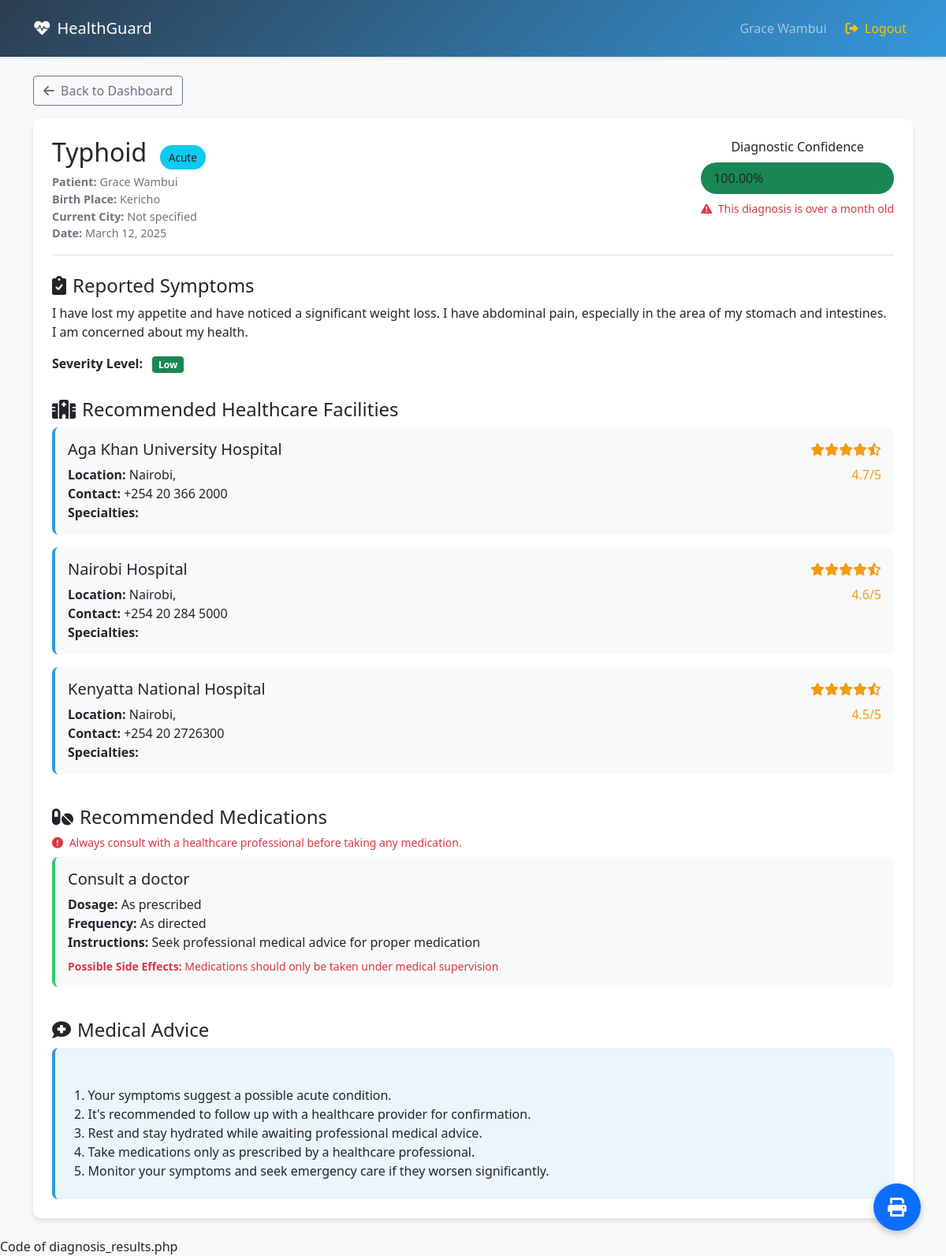
/test.php?id=2 (signed in), run on the app's committed database.
### tables this page shows
CREATE TABLE `patients` (
  `id` int(11) NOT NULL,
  `fname` varchar(50) NOT NULL,
  `lname` varchar(50) NOT NULL,
  `gender` enum('male','female','other') NOT NULL,
  `email` varchar(100) NOT NULL,
  `contact` varchar(20) DEFAULT NULL,
  `password` varchar(255) NOT NULL,
  `date_of_birth` date NOT NULL,
  `birth_place` varchar(100) NOT NULL,
  `currentcity` varchar(100) NOT NULL,
  `age` int(11) NOT NULL,
  `religion` varchar(100) DEFAULT NULL,
  `registration_date` timestamp NOT NULL DEFAULT current_timestamp(),
  `reset_token` varchar(64) DEFAULT NULL,
  `reset_expires` datetime DEFAULT NULL
);

CREATE TABLE `diagnoses` (
  `id` int(11) NOT NULL,
  `patient_id` int(11) NOT NULL,
  `diagnosis_date` datetime NOT NULL DEFAULT current_timestamp(),
  `condition_name` varchar(255) NOT NULL,
  `condition_category` varchar(50) NOT NULL,
  `severity_level` varchar(50) NOT NULL,
  `symptoms` text NOT NULL,
  `recommendations` text DEFAULT NULL,
  `confidence` float DEFAULT NULL
);

CREATE TABLE `diagnosis_hospitals` (
  `id` int(11) NOT NULL,
  `diagnosis_id` int(11) NOT NULL,
  `hospital_name` varchar(255) NOT NULL,
  `specialties` text DEFAULT NULL,
  `location` varchar(255) DEFAULT NULL,
  `county` varchar(100) DEFAULT NULL,
  `contact` varchar(100) DEFAULT NULL,
  `rating` float DEFAULT NULL
);

CREATE TABLE `diagnosis_medications` (
  `id` int(11) NOT NULL,
  `diagnosis_id` int(11) NOT NULL,
  `medication_name` varchar(255) NOT NULL,
  `dosage` varchar(100) DEFAULT NULL,
  `instructions` text DEFAULT NULL,
  `frequency` varchar(100) DEFAULT NULL,
  `side_effects` text DEFAULT NULL
);

### DiagnosisHandler.php (called while the page is built, shortened)
<?php
class DiagnosisHandler {
    private $con;
    public function __construct($connection) {
        $this->con = $connection;
    }
    public function getDiagnosis($diagnosis_id, $patient_id = null) {
        $query = "SELECT * FROM diagnoses WHERE id = ?";
        $params = ["i", $diagnosis_id];
        if ($patient_id !== null) {
            $query .= " AND patient_id = ?";
            $params = ["ii", $diagnosis_id, $patient_id];
        }
        $stmt = $this->con->prepare($query);
        $stmt->bind_param(...$params);
        $stmt->execute();
        $result = $stmt->get_result();
        return $result->fetch_assoc();
    }
    public function getDiagnosisHospitals($diagnosis_id) {
        $query = "SELECT * FROM diagnosis_hospitals WHERE diagnosis_id = ? ORDER BY rating DESC";
        $stmt = $this->con->prepare($query);
        $stmt->bind_param("i", $diagnosis_id);
        $stmt->execute();
        $result = $stmt->get_result();
        return $result->fetch_all(MYSQLI_ASSOC);
    }
    public function getDiagnosisMedications($diagnosis_id) {
        $query = "SELECT * FROM diagnosis_medications WHERE diagnosis_id = ?";
        $stmt = $this->con->prepare($query);
        $stmt->bind_param("i", $diagnosis_id);
        $stmt->execute();
        $result = $stmt->get_result();
        return $result->fetch_all(MYSQLI_ASSOC);
    }
    public function getPatient($patient_id) {
        $query = "SELECT * FROM patients WHERE id = ?";
        $stmt = $this->con->prepare($query);
        $stmt->bind_param("i", $patient_id);
        $stmt->execute();
        $result = $stmt->get_result();
        return $result->fetch_assoc();
    }
}
?>

### test.php (the view, shortened to what this page needs)
<?php
require_once 'DiagnosisHandler.php';
$diagnosis_id = $_GET['id'];
$patient_id = $_SESSION['id'];
$con = mysqli_connect("localhost", "root", "", "medical");
$diagnosisHandler = new DiagnosisHandler($con);
$diagnosis = $diagnosisHandler->getDiagnosis($diagnosis_id, $patient_id);
$patient = $diagnosisHandler->getPatient($patient_id);
$hospitals = $diagnosisHandler->getDiagnosisHospitals($diagnosis_id);
$medications = $diagnosisHandler->getDiagnosisMedications($diagnosis_id);
$diagnosis_date = new DateTime($diagnosis['diagnosis_date']);
$now = new DateTime();
$interval = $now->diff($diagnosis_date);
$days_old = $interval->days;
?>
<!DOCTYPE html>
<html lang="en">
<head>
    <link href="https://cdn.jsdelivr.net/npm/bootstrap@5.1.3/dist/css/bootstrap.min.css" rel="stylesheet">
    <link rel="stylesheet" href="https://cdnjs.cloudflare.com/ajax/libs/font-awesome/6.0.0/css/all.min.css">
</head>
<body>
    <nav class="navbar navbar-expand-lg navbar-dark">
        <div class="container">
            <a class="navbar-brand" href="#">
                <i class="fas fa-heartbeat me-2"></i>HealthGuard
            </a>
            <div class="collapse navbar-collapse" id="navbarNav">
                <div class="navbar-nav ms-auto">
                    <span class="navbar-text me-3">
                        <?php echo htmlspecialchars($patient['fname'] . ' ' . $patient['lname']); ?>
                    </span>
                    <a href="logout.php" class="nav-link text-warning">
                        <i class="fas fa-sign-out-alt me-1"></i> Logout
                    </a>
                </div>
            </div>
        </div>
    </nav>
    <div class="container mt-4">
        <div class="row mb-3">
            <div class="col-md-12">
                <a href="welcome.php" class="btn btn-outline-secondary btn-back">
                    <i class="fas fa-arrow-left me-2"></i>Back to Dashboard
                </a>
            </div>
        </div>
        <div class="row">
            <div class="col-md-12">
                <div class="diagnosis-card">
                    <div class="result-header">
                        <div>
                            <h2 class="mb-2">
                                <?php echo htmlspecialchars($diagnosis['condition_name']); ?>
                                <span class="category-badge bg-<?php echo ($diagnosis['condition_category'] === 'Chronic') ? 'warning' : 'info'; ?>">
                                    <?php echo htmlspecialchars($diagnosis['condition_category']); ?>
                                </span>
                            </h2>
                            <div class="patient-info">
                                <div><strong>Patient:</strong> <?php echo htmlspecialchars($patient['fname'] . ' ' . $patient['lname']); ?></div>
                                <div><strong>Birth Place:</strong> <?php echo htmlspecialchars($patient['birth_place'] ?? 'Not specified'); ?></div>
                                <div><strong>Current City:</strong> <?php echo htmlspecialchars($patient['current_city'] ?? 'Not specified'); ?></div>
                                <div><strong>Date:</strong> <?php echo date('F j, Y', strtotime($diagnosis['diagnosis_date'])); ?></div>
                            </div>
                        </div>
                        <div>
                            <div class="text-center mb-2">Diagnostic Confidence</div>
                            <div class="confidence-badge bg-<?php echo ($diagnosis['confidence'] > 80) ? 'success' : (($diagnosis['confidence'] > 60) ? 'warning' : 'danger'); ?>">
                                <?php echo number_format($diagnosis['confidence'], 2); ?>%
                            </div>
                            <?php if ($days_old > 30): ?>
                                <div class="mt-2 text-danger small">
                                    <i class="fas fa-exclamation-triangle me-1"></i> This diagnosis is over a month old
                                </div>
                            <?php endif; ?>
                        </div>
                    </div>
                    <div class="row mb-4">
                        <div class="col-md-12">
                            <h4><i class="fas fa-clipboard-check me-2"></i>Reported Symptoms</h4>
                            <p><?php echo nl2br(htmlspecialchars($diagnosis['symptoms'])); ?></p>
                            <div class="severity-indicator mb-2">
                                <strong>Severity Level:</strong>
                                <span class="badge bg-<?php echo strtolower($diagnosis['severity_level']) === 'high' ? 'danger' : (strtolower($diagnosis['severity_level']) === 'medium' ? 'warning' : 'success'); ?> ms-2">
                                    <?php echo htmlspecialchars($diagnosis['severity_level']); ?>
                                </span>
                            </div>
                        </div>
                    </div>
                    <div class="row mb-4">
                        <div class="col-md-12">
                            <h4><i class="fas fa-hospital me-2"></i>Recommended Healthcare Facilities</h4>
                            <?php if (empty($hospitals)): ?>
                                <p class="text-muted">No specific healthcare facilities recommended.</p>
                            <?php else: ?>
                                <?php foreach ($hospitals as $hospital): ?>
                                    <div class="hospital-card">
                                        <div class="row">
                                            <div class="col-md-8">
                                                <h5><?php echo htmlspecialchars($hospital['hospital_name']); ?></h5>
                                                <div><strong>Location:</strong> <?php echo htmlspecialchars($hospital['location'] . ', ' . $hospital['county']); ?></div>
                                                <div><strong>Contact:</strong> <?php echo htmlspecialchars($hospital['contact']); ?></div>
                                                <div><strong>Specialties:</strong> <?php echo htmlspecialchars(str_replace(';', ', ', $hospital['specialties'])); ?></div>
                                            </div>
                                            <div class="col-md-4 text-end">
                                                <div class="star-rating">
                                                    <?php
                                                    $rating = floatval($hospital['rating']);
                                                    for ($i = 1; $i <= 5; $i++) {
                                                        if ($i <= $rating) {
                                                            echo '<i class="fas fa-star"></i>';
                                                        } elseif ($i - 0.5 <= $rating) {
                                                            echo '<i class="fas fa-star-half-alt"></i>';
                                                        } else {
                                                            echo '<i class="far fa-star"></i>';
                                                        }
                                                    }
                                                    ?>
                                                    <div class="mt-2"><?php echo number_format($hospital['rating'], 1); ?>/5</div>
                                                </div>
                                            </div>
                                        </div>
                                    </div>
                                <?php endforeach; ?>
                            <?php endif; ?>
                        </div>
                    </div>
                    <div class="row mb-4">
                        <div class="col-md-12">
                            <h4><i class="fas fa-pills me-2"></i>Recommended Medications</h4>
                            <div class="small text-danger mb-2">
                                <i class="fas fa-exclamation-circle me-1"></i> Always consult with a healthcare professional before taking any medication.
                            </div>
                            <?php if (empty($medications)): ?>
                                <p class="text-muted">No specific medications recommended.</p>
                            <?php else: ?>
                                <?php foreach ($medications as $medication): ?>
                                    <div class="medication-card">
                                        <h5><?php echo htmlspecialchars($medication['medication_name']); ?></h5>
                                        <div><strong>Dosage:</strong> <?php echo htmlspecialchars($medication['dosage']); ?></div>
                                        <div><strong>Frequency:</strong> <?php echo htmlspecialchars($medication['frequency']); ?></div>
                                        <div><strong>Instructions:</strong> <?php echo htmlspecialchars($medication['instructions']); ?></div>
                                        <div class="mt-2 text-danger small">
                                            <strong>Possible Side Effects:</strong> <?php echo htmlspecialchars($medication['side_effects']); ?>
                                        </div>
                                    </div>
                                <?php endforeach; ?>
                            <?php endif; ?>
                        </div>
                    </div>
                    <div class="row">
                        <div class="col-md-12">
                            <h4><i class="fas fa-comment-medical me-2"></i>Medical Advice</h4>
                            <div class="advice-card">
                                <p class="mb-0"><?php echo nl2br(htmlspecialchars($diagnosis['recommendations'])); ?></p>
                            </div>
                        </div>
                    </div>
                </div>
            </div>
        </div>
    </div>
    <button onclick="window.print()" class="btn btn-primary print-btn">
        <i class="fas fa-print"></i>
    </button>
</body>
</html>

### test.php (style rules this page uses)
:root { --primary-color: #2c3e50; --secondary-color: #3498db; --accent-color: #e74c3c; --success-color: #2ecc71; --warning-color: #f39c12; --danger-color: #e74c3c; }
body { background-color: #f8f9fa; font-family: 'Segoe UI', Tahoma, Geneva, Verdana, sans-serif; }
.navbar { background: linear-gradient(135deg, var(--primary-color), var(--secondary-color)); padding: 1rem 0; box-shadow: 0 2px 4px rgba(0,0,0,0.1); }
.diagnosis-card { background: white; border-radius: 10px; padding: 1.5rem; margin-bottom: 1.5rem; box-shadow: 0 4px 6px rgba(0,0,0,0.1); }
.result-header { display: flex; justify-content: space-between; align-items: flex-start; margin-bottom: 1.5rem; padding-bottom: 1rem; border-bottom: 1px solid #dee2e6; }
.confidence-badge { font-size: 1rem; padding: 0.5rem 1rem; border-radius: 20px; }
.hospital-card { border-radius: 8px; border-left: 4px solid var(--secondary-color); padding: 1rem; margin-bottom: 1rem; background-color: #f8f9fa; }
.medication-card { border-radius: 8px; border-left: 4px solid var(--success-color); padding: 1rem; margin-bottom: 1rem; background-color: #f8f9fa; }
.advice-card { background-color: rgba(52, 152, 219, 0.1); border-left: 4px solid var(--secondary-color); padding: 1.5rem; border-radius: 8px; }
.category-badge { padding: 0.35rem 0.7rem; border-radius: 20px; font-size: 0.85rem; margin-left: 0.5rem; }
.patient-info { font-size: 0.9rem; color: #6c757d; }
.star-rating { color: #f39c12; }
.print-btn { position: fixed; bottom: 2rem; right: 2rem; border-radius: 50%; width: 60px; height: 60px; display: flex; align-items: center; justify-content: center; font-size: 1.5rem; box-shadow: 0 4px 10px rgba(0,0,0,0.2); }

### data on the page
patients: fname+lname "Grace Wambui", birth_place "Kericho", currentcity "Not specified"
diagnoses: condition_name "Typhoid", condition_category "Acute", diagnosis_date "March 12, 2025", confidence "100.00", symptoms "I have lost my appetite and have noticed a significant weight loss. I have abdominal pain, especially in the area of my stomach and intestines. I am concerned about my health.", severity_level "Low", recommendations "1. Your symptoms suggest a possible acute condition. 2. It's recommended to follow up with a healthcare provider for confirmation. 3. Rest and stay hydrated while awaiting professional medical advice. 4. Take medications only as prescribed by a healthcare professional. 5. Monitor your symptoms and seek emergency care if they worsen significantly."
diagnosis_hospitals: hospital_name "Aga Khan University Hospital", location+county "Nairobi,", contact "+254 20 366 2000", rating "4.7"
diagnosis_hospitals: hospital_name "Nairobi Hospital", location+county "Nairobi,", contact "+254 20 284 5000", rating "4.6"
diagnosis_hospitals: hospital_name "Kenyatta National Hospital", location+county "Nairobi,", contact "+254 20 2726300", rating "4.5"
diagnosis_medications: medication_name "Consult a doctor", dosage "As prescribed", frequency "As directed", instructions "Seek professional medical advice for proper medication", side_effects "Medications should only be taken under medical supervision"
